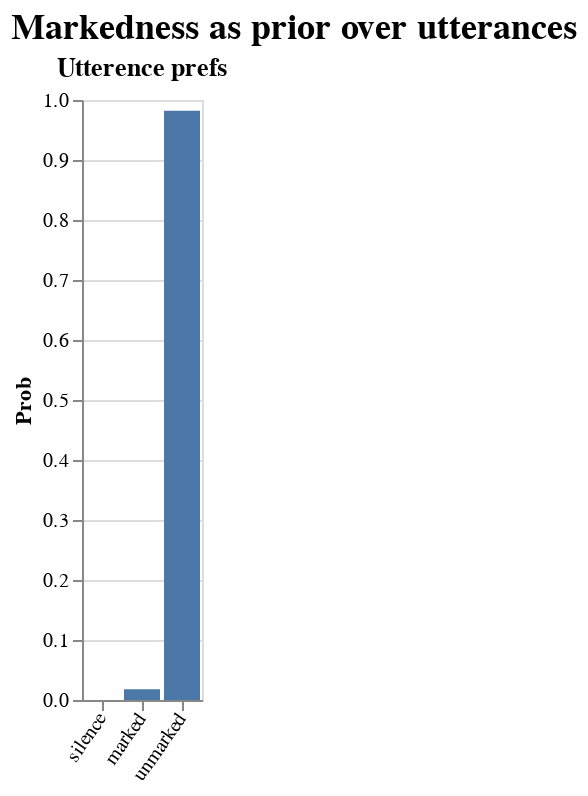

The notebook cell this image was saved under:
### Code cell
addTitle s v = toVegaLite [title (pack s) [TFontSize 18], vConcat [fromVL v]]
vlShow . addTitle "Markedness as prior over utterances" . sidewaysDists <$> sequence
  [ titled "Utterence prefs" . barFromDist <$> enumD utterancePrior
  -- , titled "Prefs if forced to speak" . barFromDist <$>
  --     enumD (utterancePrior >>= \u -> condition (u /= UNone) >> return u)
  ]

### Figure 1 — Vega-Lite specification as saved in the notebook (floating-point values rounded to 4 significant figures)
{"$schema": "https://vega.github.io/schema/vega-lite/v3.json", "title": {"fontSize": 18, "text": "Markedness as prior over utterances"}, "vconcat": [{"$schema": "https://vega.github.io/schema/vega-lite/v3.json", "hconcat": [{"$schema": "https://vega.github.io/schema/vega-lite/v3.json", "layer": [{"$schema": "https://vega.github.io/schema/vega-lite/v3.json", "data": {"values": [{"outcome": "silence", "probability": 1.105e-07}, {"outcome": "marked", "probability": 0.01799}, {"outcome": "unmarked", "probability": 0.982}]}, "description": "", "encoding": {"x": {"axis": {"labelAngle": -55, "title": null}, "field": "outcome", "scale": {"rangeStep": 30}, "sort": null, "type": "ordinal"}, "y": {"axis": {"title": "Prob"}, "field": "probability", "type": "quantitative"}}, "mark": "bar"}], "title": "Utterence prefs"}], "resolve": {"scale": {"color": "independent", "x": "independent", "y": "independent"}}, "spacing": 50}]}
